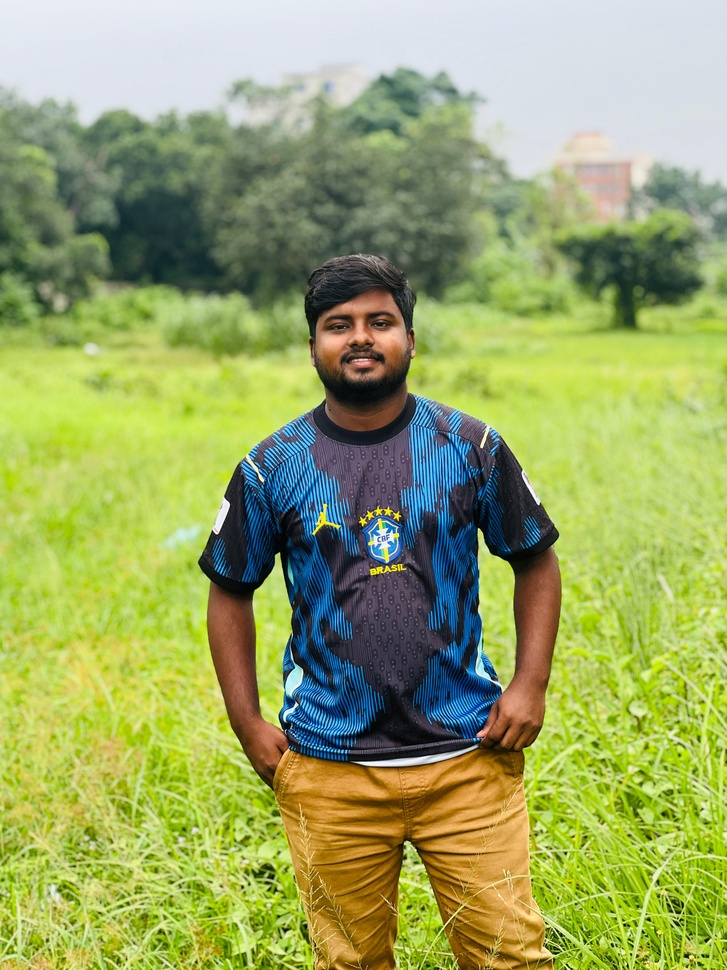
%> input picture FinalImage1.jpg, 727 x 970 px, shrunk from 3024 x 4032 before the run
$ octave EdgeDetectionimg1.m   (GNU Octave 9; MATLAB toolbox functions it lacks are replaced by stand-ins)
%> lines starting %> are read from the running program, lines starting %| are printed output that depends on the picture; in (x1, y1, x2, y2) boxes, pixels count from 0 and x2, y2 are one past the last pixel; in counts of white or black regions, pixels touching at a corner belong together; the program's own positions count from 1
%% =====================================================
% Digital Image Processing Project
% Project: Edge Detection using MATLAB
% ======================================================

clc;
clear;
close all;

%% Step 1 : Read Input Image
img = imread('FinalImage1.jpg');
%> img is the input picture: size 970x727x3 uint8; mean R, G, B 153.2, 166.4, 101.7

%% Step 2 : Display Original Image
figure;
imshow(img);
title('Original Image');

%% Step 3 : Convert RGB Image to Gray
if size(img,3)==3
    gray = rgb2gray(img);
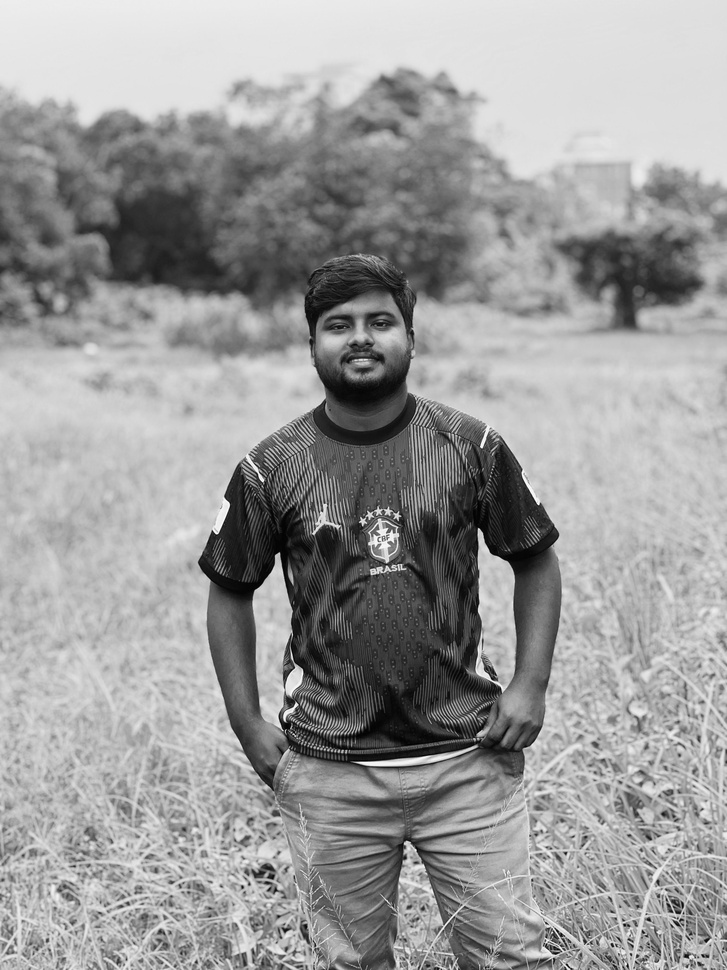
%> gray: size 970x727 uint8; min 0, max 255, mean 155.1
else
    gray = img;
end

figure;
imshow(gray);
title('Gray Image');

%% Step 4 : Image Enhancement
enhanced = histeq(gray);
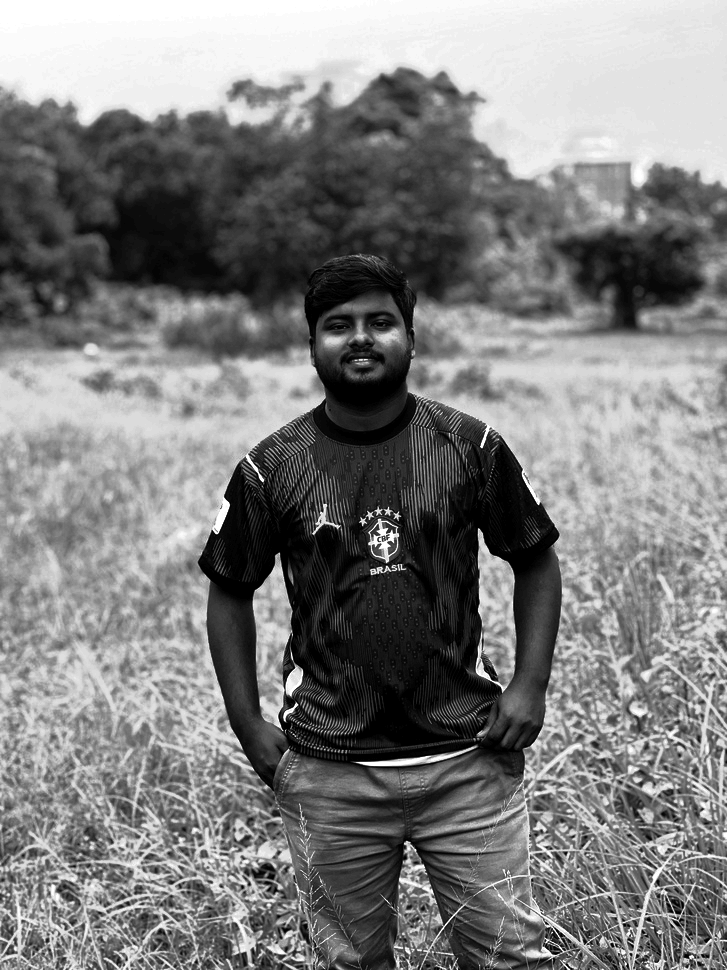
%> enhanced: size 970x727 uint8; min 0, max 255, mean 126.4

figure;
imshow(enhanced);
title('Enhanced Image');

%% Step 5 : Edge Detection

sobel = edge(enhanced,'Sobel');
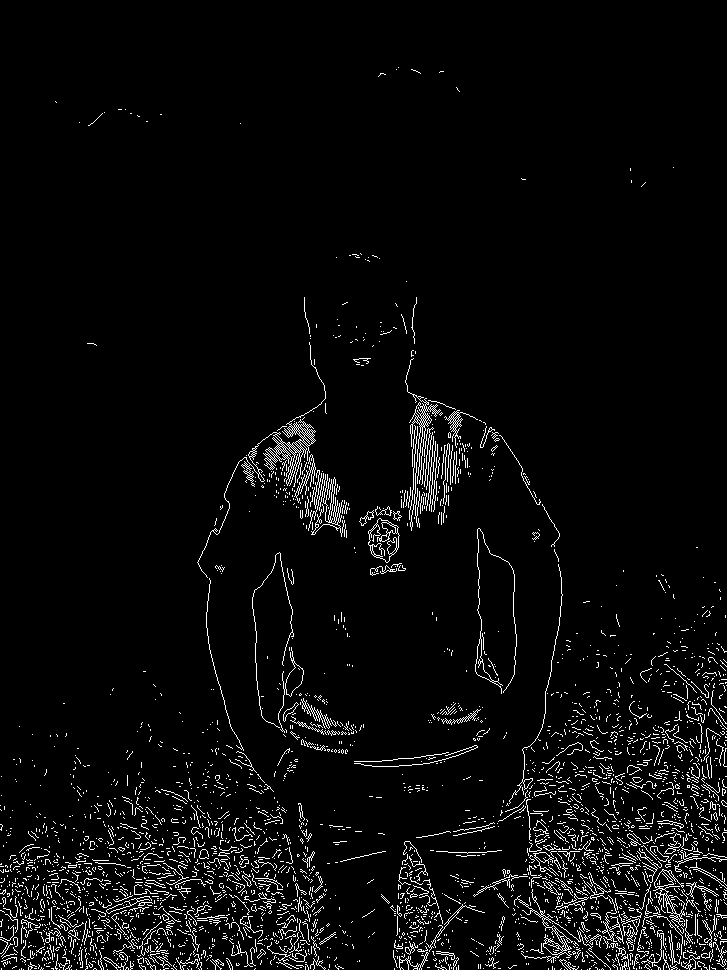
%> sobel: size 970x727 logical; 4% white in thin lines or dots
prewitt = edge(enhanced,'Prewitt');
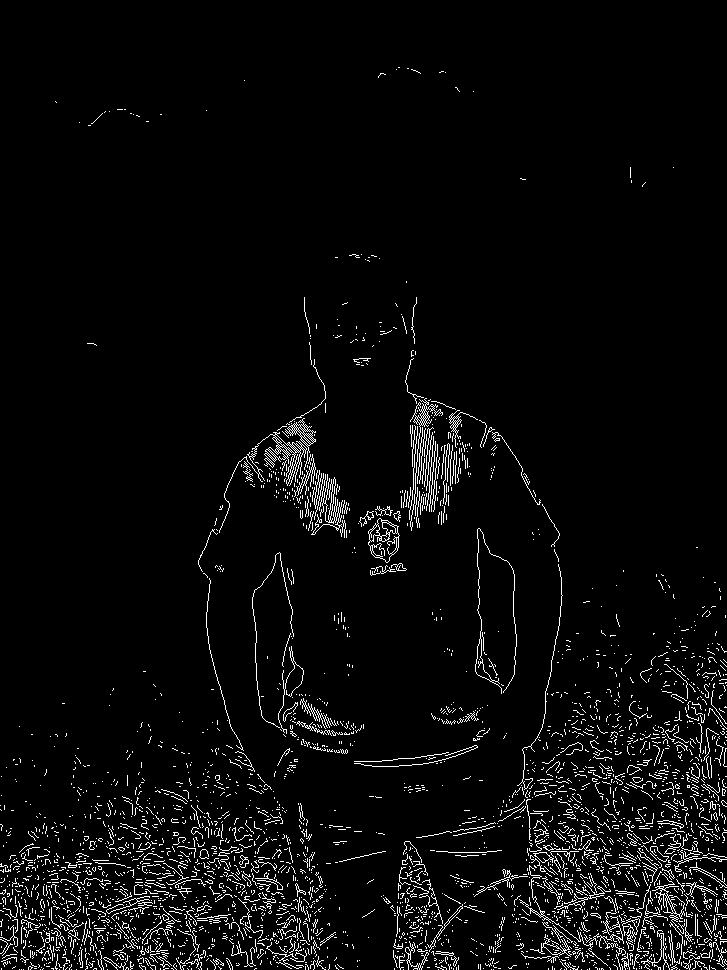
%> prewitt: size 970x727 logical; 4% white in thin lines or dots
roberts = edge(enhanced,'Roberts');
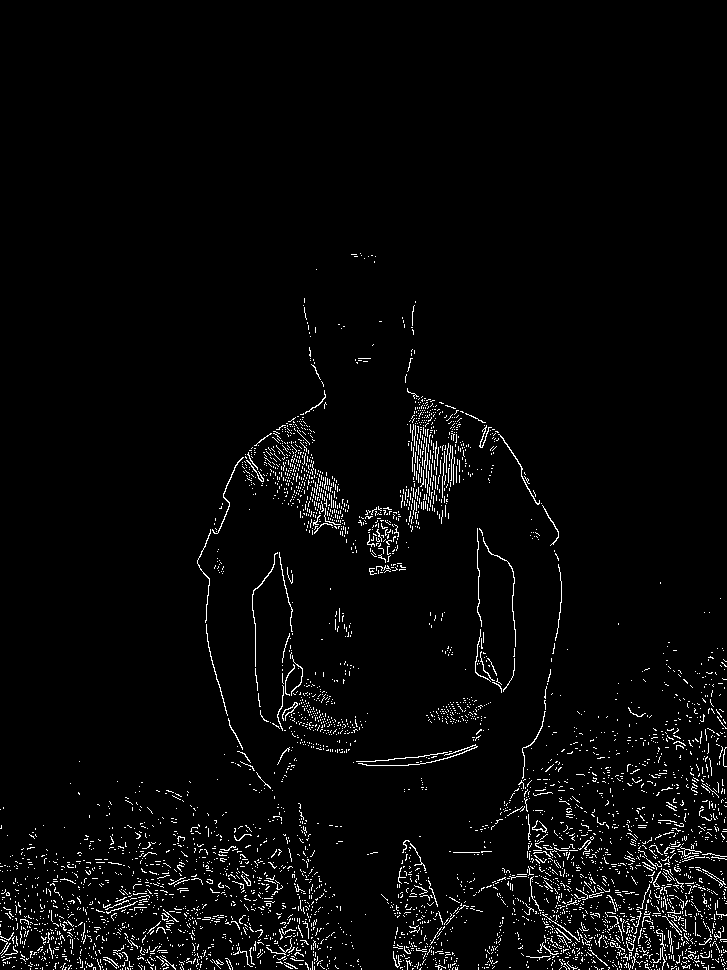
%> roberts: size 970x727 logical; 3% white in thin lines or dots, all inside (x1, y1, x2, y2) = (0, 253, 727, 970)
canny = edge(enhanced,'Canny');
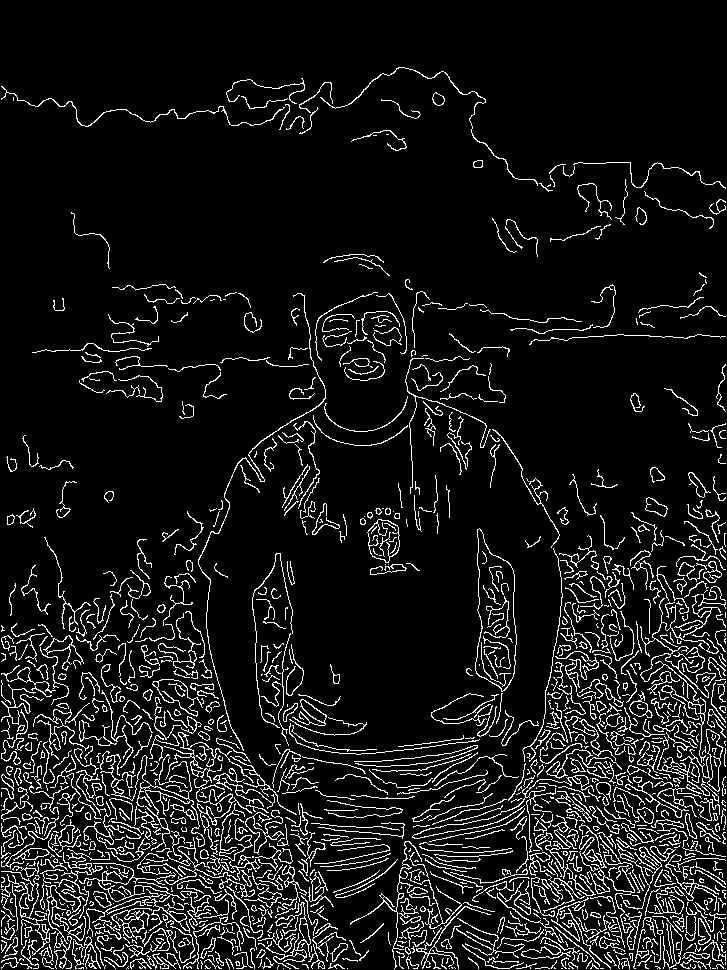
%> canny: size 970x727 logical; 8.9% white in thin lines or dots

%% Step 6 : Display All Results

figure;

subplot(2,3,1)
imshow(img)
title('Original')

subplot(2,3,2)
imshow(gray)
title('Gray')

subplot(2,3,3)
imshow(sobel)
title('Sobel Edge')

subplot(2,3,4)
imshow(prewitt)
title('Prewitt Edge')

subplot(2,3,5)
imshow(roberts)
title('Roberts Edge')

subplot(2,3,6)
imshow(canny)
title('Canny Edge')

%% Step 7 : Save Output Images

imwrite(gray,'Gray_Image.jpg');
imwrite(enhanced,'Enhanced_Image.jpg');

imwrite(sobel,'Sobel_Output.jpg');
imwrite(prewitt,'Prewitt_Output.jpg');
imwrite(roberts,'Roberts_Output.jpg');
imwrite(canny,'Canny_Output.jpg');

%% Step 8 : Completion Message

disp('========================================');
disp('Edge Detection Completed Successfully');
disp('Gray Image Saved');
disp('Enhanced Image Saved');
disp('Sobel Output Saved');
disp('Prewitt Output Saved');
disp('Roberts Output Saved');
disp('Canny Output Saved');
disp('========================================');
